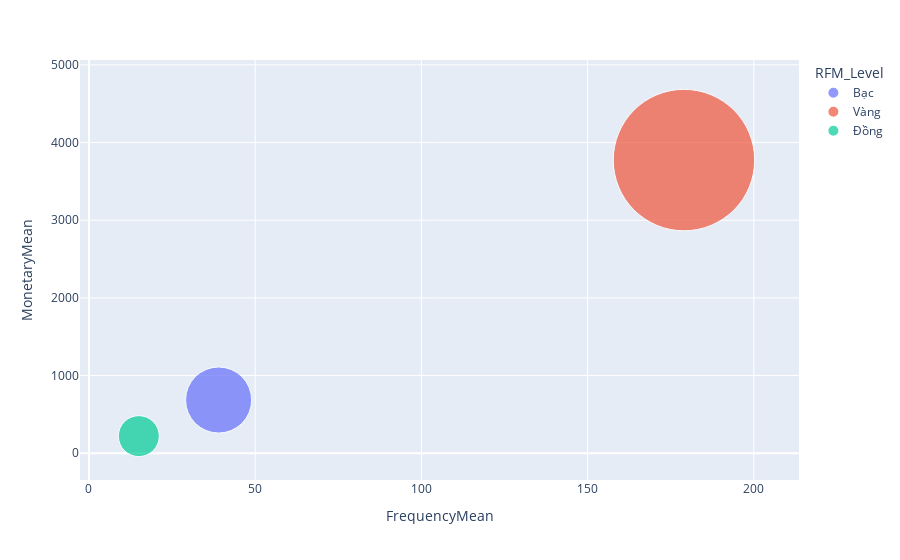

The notebook cell this image was saved under:
### Code cell
fig = px.scatter(rfm_level_agg,x = 'FrequencyMean',y='MonetaryMean',size = 'FrequencyMean',color='RFM_Level',hover_name='RFM_Level',size_max=100)
fig.show()

### Figure 1 — Plotly figure (JSON) as saved in the notebook; plotly's stock layout.template omitted (floating-point values rounded to 4 significant figures)
{"data": [{"hovertemplate": "<b>%{hovertext}</b><br><br>RFM_Level=Bạc<br>FrequencyMean=%{marker.size}<br>MonetaryMean=%{y}<extra></extra>", "hovertext": ["Bạc"], "legendgroup": "Bạc", "marker": {"color": "#636efa", "size": [39], "sizemode": "area", "sizeref": 0.0179, "symbol": "circle"}, "mode": "markers", "name": "Bạc", "orientation": "v", "showlegend": true, "type": "scatter", "x": [39], "xaxis": "x", "y": [685], "yaxis": "y"}, {"hovertemplate": "<b>%{hovertext}</b><br><br>RFM_Level=Vàng<br>FrequencyMean=%{marker.size}<br>MonetaryMean=%{y}<extra></extra>", "hovertext": ["Vàng"], "legendgroup": "Vàng", "marker": {"color": "#EF553B", "size": [179], "sizemode": "area", "sizeref": 0.0179, "symbol": "circle"}, "mode": "markers", "name": "Vàng", "orientation": "v", "showlegend": true, "type": "scatter", "x": [179], "xaxis": "x", "y": [3775], "yaxis": "y"}, {"hovertemplate": "<b>%{hovertext}</b><br><br>RFM_Level=Đồng<br>FrequencyMean=%{marker.size}<br>MonetaryMean=%{y}<extra></extra>", "hovertext": ["Đồng"], "legendgroup": "Đồng", "marker": {"color": "#00cc96", "size": [15], "sizemode": "area", "sizeref": 0.0179, "symbol": "circle"}, "mode": "markers", "name": "Đồng", "orientation": "v", "showlegend": true, "type": "scatter", "x": [15], "xaxis": "x", "y": [220], "yaxis": "y"}], "layout": {"legend": {"itemsizing": "constant", "title": {"text": "RFM_Level"}, "tracegroupgap": 0}, "margin": {"t": 60}, "xaxis": {"anchor": "y", "domain": [0, 1], "title": {"text": "FrequencyMean"}}, "yaxis": {"anchor": "x", "domain": [0, 1], "title": {"text": "MonetaryMean"}}}}
